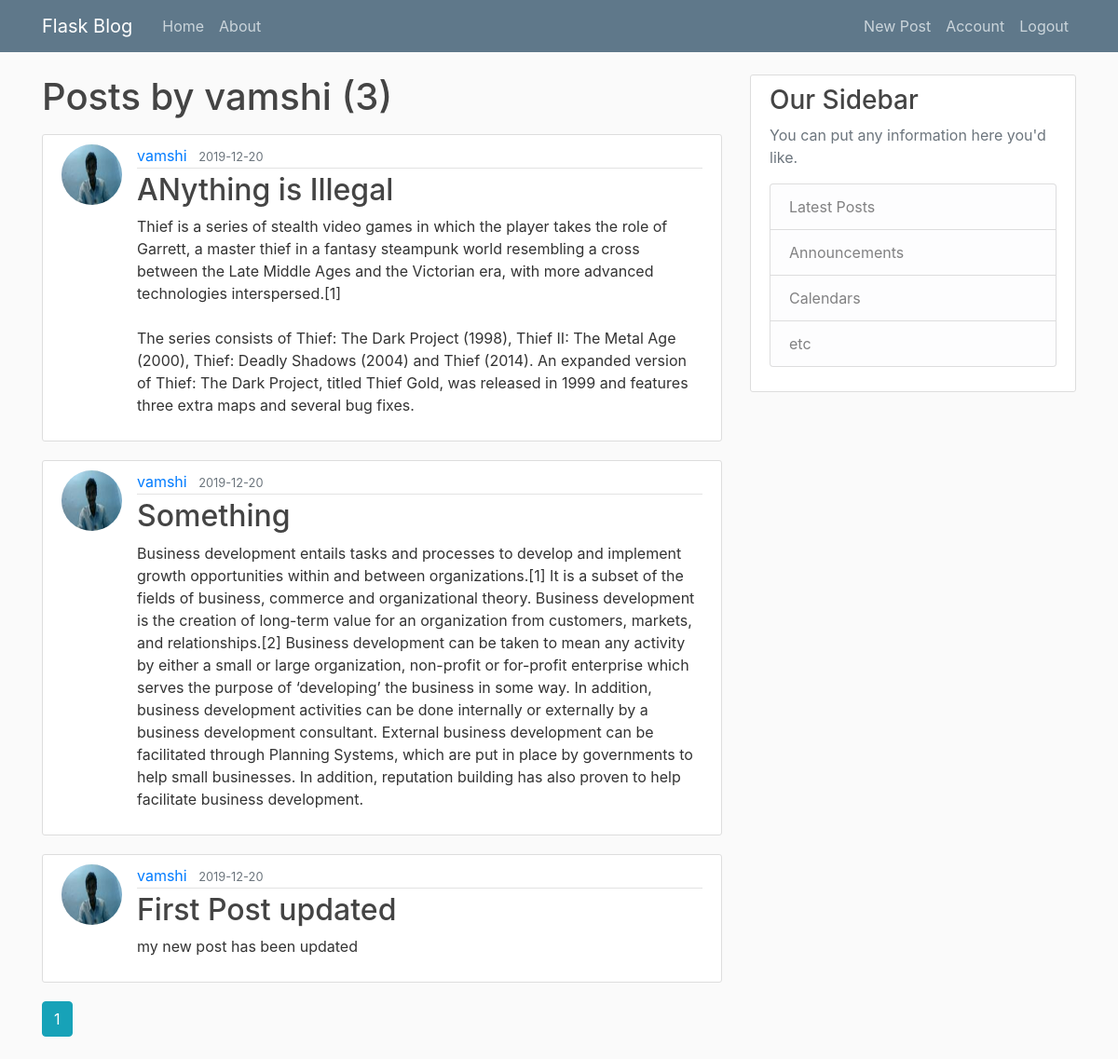
/user/vamshi (signed in), run on the app's committed database.
### flaskblog/models.py (models this page shows, shortened)
class User(db.Model, UserMixin):
    id = db.Column(db.Integer, primary_key=True)
    username = db.Column(db.String(20), unique=True, nullable=False)
    email = db.Column(db.String(120), unique=True, nullable=False)
    image_file = db.Column(db.String(20), nullable=False, default='default.jpeg')
    password = db.Column(db.String(60), nullable=False)
    posts = db.relationship('Post', backref='author', lazy=True)

class Post(db.Model):
    id = db.Column(db.Integer, primary_key=True)
    title = db.Column(db.String(100), nullable=False)
    date_posted = db.Column(db.DateTime, nullable=False, default=datetime.utcnow)
    content = db.Column(db.Text, nullable=False)
    user_id = db.Column(db.Integer, db.ForeignKey('user.id'), nullable=False)

### flaskblog/users/routes.py (the view)
@users.route("/user/<string:username>",methods=['GET'])
def user_posts(username):
    page = request.args.get('page',1,type=int)
    user = User.query.filter_by(username = username).first_or_404()
    posts = Post.query.filter_by(author=user)\
        .order_by(Post.date_posted.desc())\
        .paginate(page=page, per_page=3)
    return render_template('user_posts.html', posts=posts, user=user)

### flaskblog/models.py (called while the page is built)
@login_manager.user_loader
def load_user(user_id):
    return User.query.get(int(user_id))

### flaskblog/templates/user_posts.html
{% extends "layout.html" %}
{% block content %}
	<h1 class="mb-3">Posts by {{ user.username }} ({{ posts.total }})</h1>
	{% for post in posts.items %}
		<article class="media content-section">
			<img src="{{ url_for('static', filename='pics/'+ post.author.image_file) }}" class="rounded-circle article-img">
		  <div class="media-body">
		    <div class="article-metadata">
		      <a class="mr-2" href="{{ url_for('users.user_posts', username=post.author.username) }}">{{ post.author.username }}</a>
		      <small class="text-muted">{{ post.date_posted.strftime('%Y-%m-%d') }}</small>
		    </div>
		    <h2><a class="article-title" href="{{ url_for('posts.post',post_id = post.id) }}">{{ post.title }}</a></h2>
		    <p class="article-content">{{ post.content }}</p>
		  </div>
		</article>
	{%endfor%}
	{% for page_num in posts.iter_pages(left_edge=1, right_edge=1, left_current=1, right_current=2) %}
		{% if page_num %}
			{% if posts.page == page_num %}
				<a class="btn btn-info mb-4" href="{{ url_for('users.user_posts', username= user.username,page = page_num) }}">
				{{ page_num }}
			</a>
			{% else %}
				<a class="btn btn-outline-info mb-4" href="{{ url_for('users.user_posts', username= user.username,page = page_num) }}">
				{{ page_num }}
			</a>
			{%endif%}
		{%else%}
			...
		{%endif%}
	{%endfor%}
{% endblock content %}

### flaskblog/static/main.css (style rules this page uses)
body { background: #fafafa; color: #333333; margin-top: 5rem; }
h1, h2, h3, h4, h5, h6 { color: #444444; }
.content-section { background: #ffffff; padding: 10px 20px; border: 1px solid #dddddd; border-radius: 3px; margin-bottom: 20px; }
.article-title { color: #444444; }
.article-content { white-space: pre-line; }
.article-img { height: 65px; width: 65px; margin-right: 16px; }
.article-metadata { padding-bottom: 1px; margin-bottom: 4px; border-bottom: 1px solid #e3e3e3 }

### data on the page
User: username "vamshi"
Post: image_file (picture), author.username "vamshi", date_posted "2019-12-20", title "ANything is Illegal", content "Thief is a series of stealth video games in which the player takes the role of Garrett, a master thief in a fantasy steampunk world resembling a cross between the Late Middle Ages and the Victorian era, with more advanced technologies interspersed.[1] The series consists of Thief: The Dark Project (1998), Thief II: The Metal Age (2000), Thief: Deadly Shadows (2004) and Thief (2014). An expanded version of Thief: The Dark Project, titled Thief Gold, was released in 1999 and features three extra maps and several bug fixes."
Post: image_file (picture), author.username "vamshi", date_posted "2019-12-20", title "Something", content "Business development entails tasks and processes to develop and implement growth opportunities within and between organizations.[1] It is a subset of the fields of business, commerce and organizational theory. Business development is the creation of long-term value for an organization from customers, markets, and relationships.[2] Business development can be taken to mean any activity by either a small or large organization, non-profit or for-profit enterprise which serves the purpose of ‘developing’ the business in some way. In addition, business development activities can be done internally or externally by a business development consultant. External business development can be…"
Post: image_file (picture), author.username "vamshi", date_posted "2019-12-20", title "First Post updated", content "my new post has been updated"

### other printed values
{{ posts.total }} "3"
{{ page_num }} "1"
